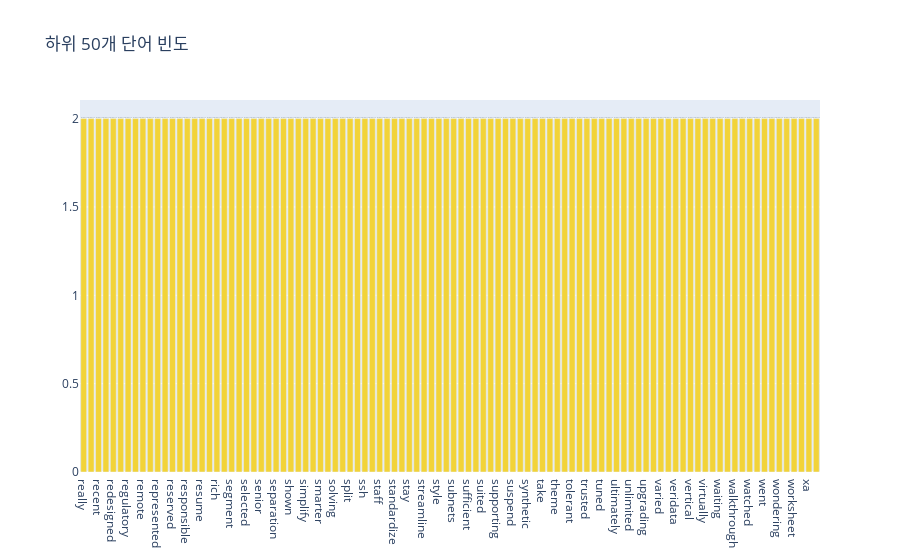

This figure's notebook cell:
### Code cell
# 하위 50개 단어 빈도에 대한 Plot.ly 플롯 그리기

data = [go.Bar(
            x = x[-100:],
            y = y[-100:],
            marker= dict(colorscale='Portland',
                         color = y[-100:]
                        ),
            text='Word counts'
    )]

layout = go.Layout(
    title='하위 50개 단어 빈도'
)

fig = go.Figure(data=data, layout=layout)

py.iplot(fig, filename='basic-bar')

### Figure 1 — Plotly figure (JSON) as saved in the notebook; plotly's stock layout.template omitted (floating-point values rounded to 4 significant figures)
{"data": [{"marker": {"color": [2, 2, 2, 2, 2, 2, 2, 2, 2, 2, 2, 2, 2, 2, 2, 2, 2, 2, 2, 2, 2, 2, 2, 2, 2, 2, 2, 2, 2, 2, 2, 2, 2, 2, 2, 2, 2, 2, 2, 2, 2, 2, 2, 2, 2, 2, 2, 2, 2, 2, 2, 2, 2, 2, 2, 2, 2, 2, 2, 2, 2, 2, 2, 2, 2, 2, 2, 2, 2, 2, 2, 2, 2, 2, 2, 2, 2, 2, 2, 2, 2, 2, 2, 2, 2, 2, 2, 2, 2, 2, 2, 2, 2, 2, 2, 2, 2, 2, 2, 2], "colorscale": [[0, "rgb(12,51,131)"], [0.25, "rgb(10,136,186)"], [0.5, "rgb(242,211,56)"], [0.75, "rgb(242,143,56)"], [1, "rgb(217,30,30)"]]}, "text": "Word counts", "type": "bar", "x": ["really", "receive", "recent", "recently", "redesigned", "registering", "regulatory", "released", "remote", "repair", "represented", "requiring", "reserved", "respond", "responsible", "restoring", "resume", "retry", "rich", "satisfy", "segment", "seismic", "selected", "semantic", "senior", "separate", "separation", "short", "shown", "signing", "simplify", "situation", "smarter", "solved", "solving", "sort", "split", "spot", "ssh", "sso", "staff", "stage", "standardize", "startup", "stay", "strategic", "streamline", "strong", "style", "submit", "subnets", "success", "sufficient", "suitable", "suited", "superior", "supporting", "surface", "suspend", "sync", "synthetic", "tagging", "take", "teach", "theme", "throughput", "tolerant", "trust", "trusted", "tt", "tuned", "turn", "ultimately", "unit", "unlimited", "unnecessary", "upgrading", "v", "varied", "varying", "veridata", "versatile", "vertical", "viewer", "virtually", "visibility", "waiting", "walked", "walkthrough", "wallet", "watched", "week", "went", "won", "wondering", "worker", "worksheet", "writes", "xa", "zeppelin"], "y": [2, 2, 2, 2, 2, 2, 2, 2, 2, 2, 2, 2, 2, 2, 2, 2, 2, 2, 2, 2, 2, 2, 2, 2, 2, 2, 2, 2, 2, 2, 2, 2, 2, 2, 2, 2, 2, 2, 2, 2, 2, 2, 2, 2, 2, 2, 2, 2, 2, 2, 2, 2, 2, 2, 2, 2, 2, 2, 2, 2, 2, 2, 2, 2, 2, 2, 2, 2, 2, 2, 2, 2, 2, 2, 2, 2, 2, 2, 2, 2, 2, 2, 2, 2, 2, 2, 2, 2, 2, 2, 2, 2, 2, 2, 2, 2, 2, 2, 2, 2]}], "layout": {"autosize": true, "title": {"text": "하위 50개 단어 빈도"}, "xaxis": {"autorange": true, "range": [-0.5, 99.5], "type": "category"}, "yaxis": {"autorange": true, "range": [0, 2.105], "type": "linear"}}}
